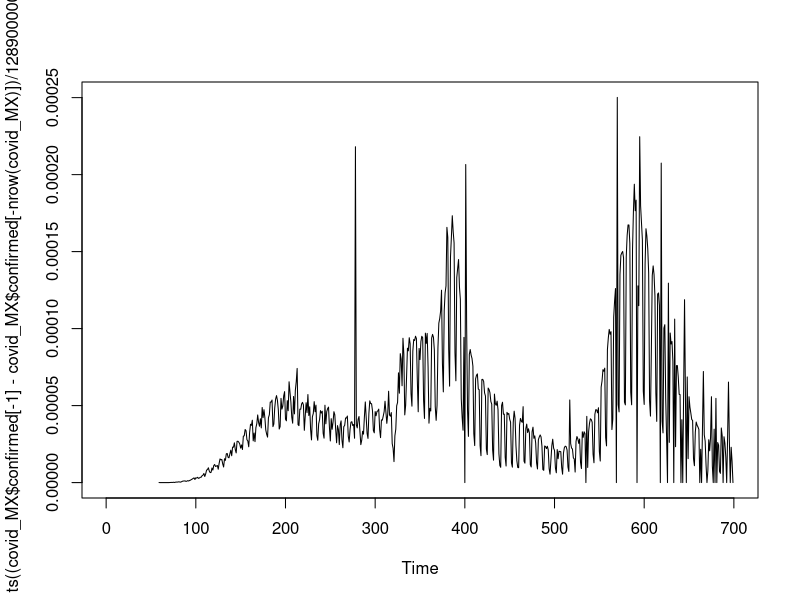
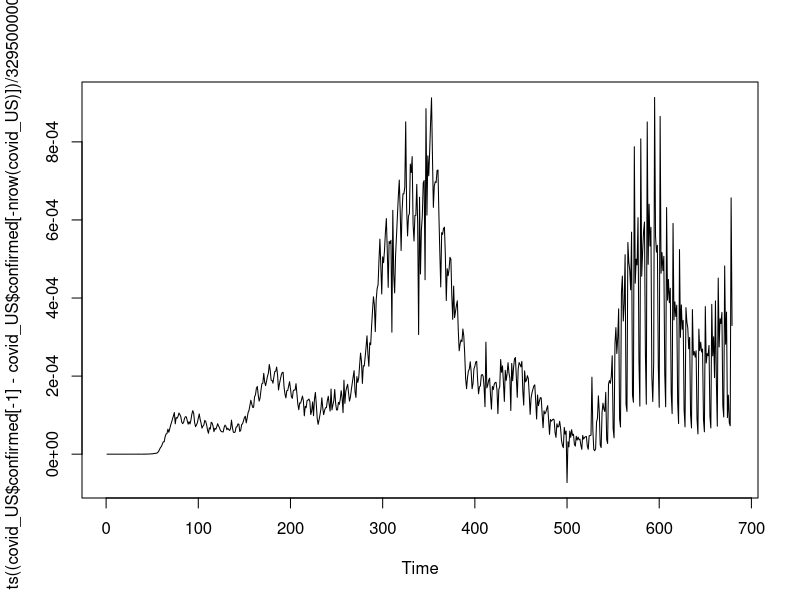
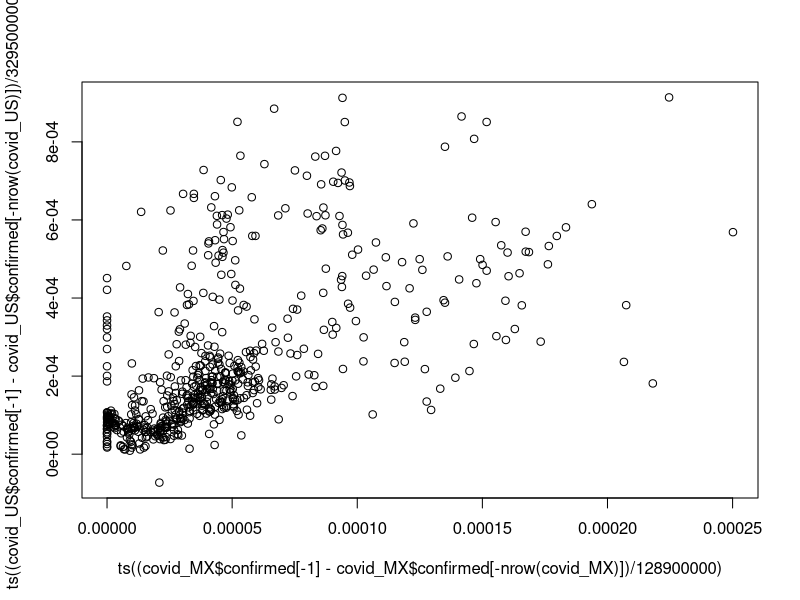

Generate these figures, in order, with R:
## ---- chunk 1

covid_MX <- read.csv("Data/COVID_mex.csv", stringsAsFactors = F)
covid_US <- read.csv("Data/COVID_usa.csv", stringsAsFactors = F)

inflation_MX <- read.csv("Data/Inflation_MX_2019_2021.csv", stringsAsFactors = F)
inflation_US <- read.csv("Data/Inflation_US_2012_2021.csv", stringsAsFactors = F)

GDP_MX <- read.csv("Data/GDP_MX_Clean.csv", stringsAsFactors = F)
GDP_US <- read.csv("Data/GDP_US_Clean.csv", stringsAsFactors = F)
## ---- chunk 2
plot(ts( (covid_MX$confirmed[-1]-covid_MX$confirmed[-nrow(covid_MX)])/128900000 ))
plot(ts( (covid_US$confirmed[-1]-covid_US$confirmed[-nrow(covid_US)])/329500000 ))

plot(ts( (covid_MX$confirmed[-1]-covid_MX$confirmed[-nrow(covid_MX)])/128900000 ),
     ts( (covid_US$confirmed[-1]-covid_US$confirmed[-nrow(covid_US)])/329500000 ))
